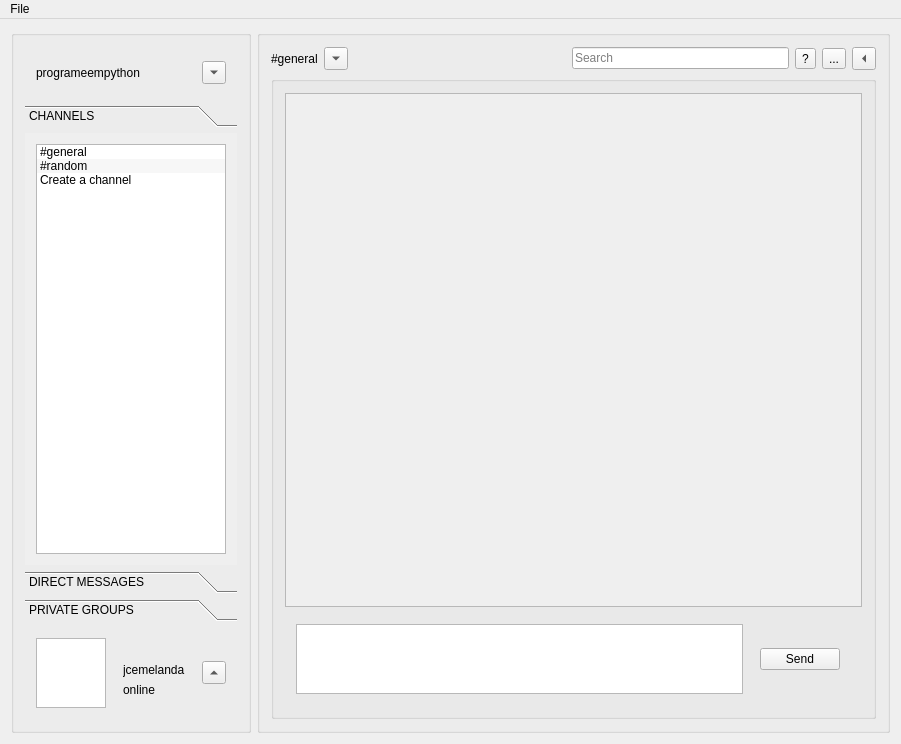
<?xml version="1.0" encoding="UTF-8"?>
<ui version="4.0">
 <class>MainWindow</class>
 <widget class="QMainWindow" name="MainWindow">
  <property name="geometry">
   <rect>
    <x>0</x>
    <y>0</y>
    <width>901</width>
    <height>744</height>
   </rect>
  </property>
  <property name="windowTitle">
   <string>MainWindow</string>
  </property>
  <widget class="QWidget" name="centralWidget">
   <layout class="QHBoxLayout" name="horizontalLayout_2" stretch="1,10">
    <item>
     <widget class="QGroupBox" name="groupBox_3">
      <property name="title">
       <string/>
      </property>
      <layout class="QVBoxLayout" name="verticalLayout_5" stretch="1,10,1">
       <item>
        <widget class="QWidget" name="widget" native="true">
         <layout class="QHBoxLayout" name="horizontalLayout_3">
          <item>
           <widget class="QLabel" name="label">
            <property name="text">
             <string>programeempython</string>
            </property>
           </widget>
          </item>
          <item>
           <widget class="QToolButton" name="toolButton">
            <property name="text">
             <string>...</string>
            </property>
            <property name="arrowType">
             <enum>Qt::DownArrow</enum>
            </property>
           </widget>
          </item>
         </layout>
        </widget>
       </item>
       <item>
        <widget class="QToolBox" name="toolBox">
         <property name="currentIndex">
          <number>0</number>
         </property>
         <widget class="QWidget" name="channels_page">
          <property name="geometry">
           <rect>
            <x>0</x>
            <y>0</y>
            <width>216</width>
            <height>426</height>
           </rect>
          </property>
          <attribute name="label">
           <string>CHANNELS</string>
          </attribute>
          <layout class="QGridLayout" name="gridLayout">
           <item row="0" column="0">
            <widget class="QListWidget" name="listWidget">
             <property name="alternatingRowColors">
              <bool>true</bool>
             </property>
             <item>
              <property name="text">
               <string>#general</string>
              </property>
             </item>
             <item>
              <property name="text">
               <string>#random</string>
              </property>
             </item>
             <item>
              <property name="text">
               <string>Create a channel</string>
              </property>
             </item>
            </widget>
           </item>
          </layout>
         </widget>
         <widget class="QWidget" name="d_m_page">
          <property name="geometry">
           <rect>
            <x>0</x>
            <y>0</y>
            <width>216</width>
            <height>426</height>
           </rect>
          </property>
          <attribute name="label">
           <string>DIRECT MESSAGES</string>
          </attribute>
          <layout class="QGridLayout" name="gridLayout_2">
           <item row="0" column="0">
            <widget class="QListWidget" name="listWidget_2">
             <property name="alternatingRowColors">
              <bool>true</bool>
             </property>
             <item>
              <property name="text">
               <string>Slackbot</string>
              </property>
             </item>
            </widget>
           </item>
          </layout>
         </widget>
         <widget class="QWidget" name="private_grouos_page">
          <attribute name="label">
           <string>PRIVATE GROUPS</string>
          </attribute>
          <layout class="QGridLayout" name="gridLayout_3">
           <item row="0" column="0">
            <widget class="QListWidget" name="listWidget_3">
             <property name="alternatingRowColors">
              <bool>true</bool>
             </property>
             <item>
              <property name="text">
               <string>New private group</string>
              </property>
             </item>
            </widget>
           </item>
          </layout>
         </widget>
        </widget>
       </item>
       <item>
        <widget class="QWidget" name="widget_2" native="true">
         <layout class="QHBoxLayout" name="horizontalLayout_4">
          <item>
           <widget class="QGraphicsView" name="graphicsView"/>
          </item>
          <item>
           <widget class="QWidget" name="widget_5" native="true">
            <layout class="QVBoxLayout" name="verticalLayout_4">
             <item>
              <spacer name="verticalSpacer">
               <property name="orientation">
                <enum>Qt::Vertical</enum>
               </property>
               <property name="sizeHint" stdset="0">
                <size>
                 <width>20</width>
                 <height>40</height>
                </size>
               </property>
              </spacer>
             </item>
             <item>
              <widget class="QLabel" name="label_2">
               <property name="text">
                <string>jcemelanda</string>
               </property>
              </widget>
             </item>
             <item>
              <widget class="QLabel" name="label_3">
               <property name="text">
                <string>online</string>
               </property>
              </widget>
             </item>
            </layout>
           </widget>
          </item>
          <item>
           <widget class="QToolButton" name="toolButton_2">
            <property name="text">
             <string>...</string>
            </property>
            <property name="arrowType">
             <enum>Qt::UpArrow</enum>
            </property>
           </widget>
          </item>
         </layout>
        </widget>
       </item>
      </layout>
     </widget>
    </item>
    <item>
     <widget class="QGroupBox" name="groupBox">
      <property name="title">
       <string notr="true"/>
      </property>
      <layout class="QVBoxLayout" name="verticalLayout">
       <item>
        <layout class="QGridLayout" name="gridLayout_8">
         <item row="0" column="3">
          <spacer name="horizontalSpacer">
           <property name="orientation">
            <enum>Qt::Horizontal</enum>
           </property>
           <property name="sizeHint" stdset="0">
            <size>
             <width>40</width>
             <height>20</height>
            </size>
           </property>
          </spacer>
         </item>
         <item row="0" column="5">
          <widget class="QToolButton" name="toolButton_4">
           <property name="text">
            <string>?</string>
           </property>
          </widget>
         </item>
         <item row="0" column="4">
          <widget class="QLineEdit" name="lineEdit">
           <property name="placeholderText">
            <string>Search</string>
           </property>
           <property name="clearButtonEnabled">
            <bool>true</bool>
           </property>
          </widget>
         </item>
         <item row="0" column="2">
          <widget class="QToolButton" name="toolButton_3">
           <property name="text">
            <string/>
           </property>
           <property name="arrowType">
            <enum>Qt::DownArrow</enum>
           </property>
          </widget>
         </item>
         <item row="0" column="1">
          <widget class="QLabel" name="label_4">
           <property name="text">
            <string>#general</string>
           </property>
          </widget>
         </item>
         <item row="0" column="6">
          <widget class="QToolButton" name="toolButton_5">
           <property name="text">
            <string>...</string>
           </property>
          </widget>
         </item>
         <item row="0" column="7">
          <widget class="QToolButton" name="toolButton_6">
           <property name="text">
            <string/>
           </property>
           <property name="arrowType">
            <enum>Qt::LeftArrow</enum>
           </property>
          </widget>
         </item>
        </layout>
       </item>
       <item>
        <widget class="QGroupBox" name="groupBox_2">
         <property name="title">
          <string/>
         </property>
         <layout class="QVBoxLayout" name="verticalLayout_2" stretch="15,1">
          <item>
           <widget class="QScrollArea" name="scrollArea">
            <property name="widgetResizable">
             <bool>true</bool>
            </property>
            <widget class="QWidget" name="scrollAreaWidgetContents">
             <property name="geometry">
              <rect>
               <x>0</x>
               <y>0</y>
               <width>587</width>
               <height>495</height>
              </rect>
             </property>
            </widget>
           </widget>
          </item>
          <item>
           <widget class="QWidget" name="widget_3" native="true">
            <layout class="QHBoxLayout" name="horizontalLayout">
             <item>
              <widget class="QTextEdit" name="textEdit"/>
             </item>
             <item>
              <widget class="QWidget" name="widget_4" native="true">
               <layout class="QVBoxLayout" name="verticalLayout_3">
                <item>
                 <widget class="QPushButton" name="pushButton">
                  <property name="text">
                   <string>Send</string>
                  </property>
                 </widget>
                </item>
               </layout>
              </widget>
             </item>
            </layout>
           </widget>
          </item>
         </layout>
        </widget>
       </item>
      </layout>
     </widget>
    </item>
   </layout>
  </widget>
  <widget class="QMenuBar" name="menuBar">
   <property name="geometry">
    <rect>
     <x>0</x>
     <y>0</y>
     <width>901</width>
     <height>20</height>
    </rect>
   </property>
   <widget class="QMenu" name="menuFile">
    <property name="title">
     <string>File</string>
    </property>
    <addaction name="actionLogout"/>
    <addaction name="separator"/>
    <addaction name="actionQuit"/>
   </widget>
   <addaction name="menuFile"/>
  </widget>
  <action name="actionLogout">
   <property name="text">
    <string>Logout</string>
   </property>
  </action>
  <action name="actionQuit">
   <property name="text">
    <string>Quit</string>
   </property>
   <property name="shortcut">
    <string/>
   </property>
  </action>
 </widget>
 <layoutdefault spacing="6" margin="11"/>
 <resources/>
 <connections/>
</ui>
